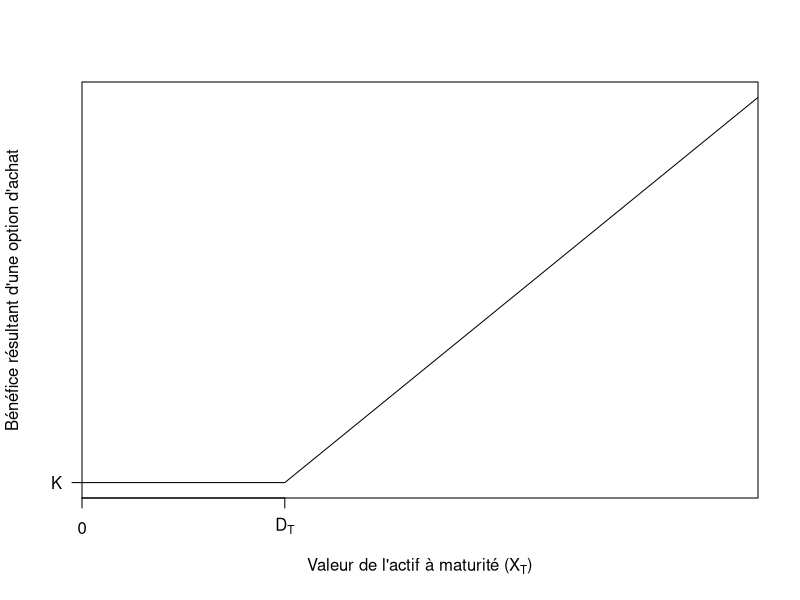
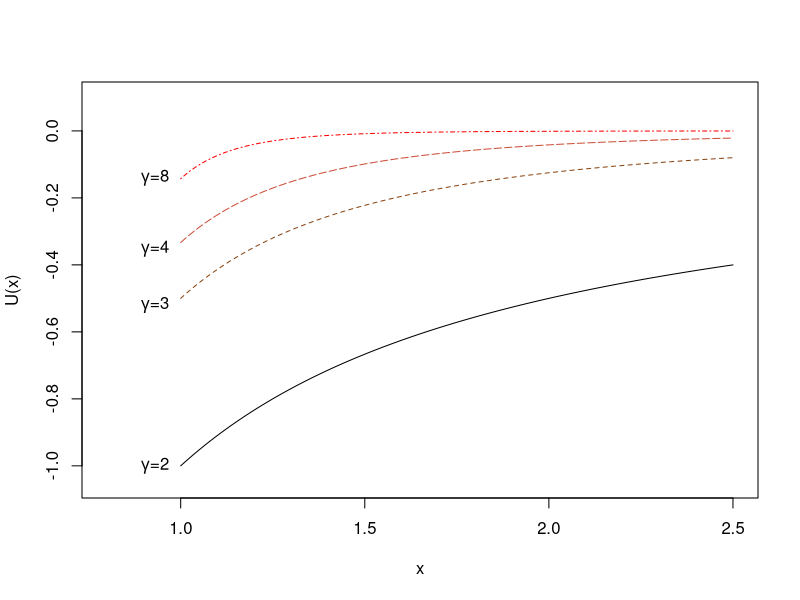
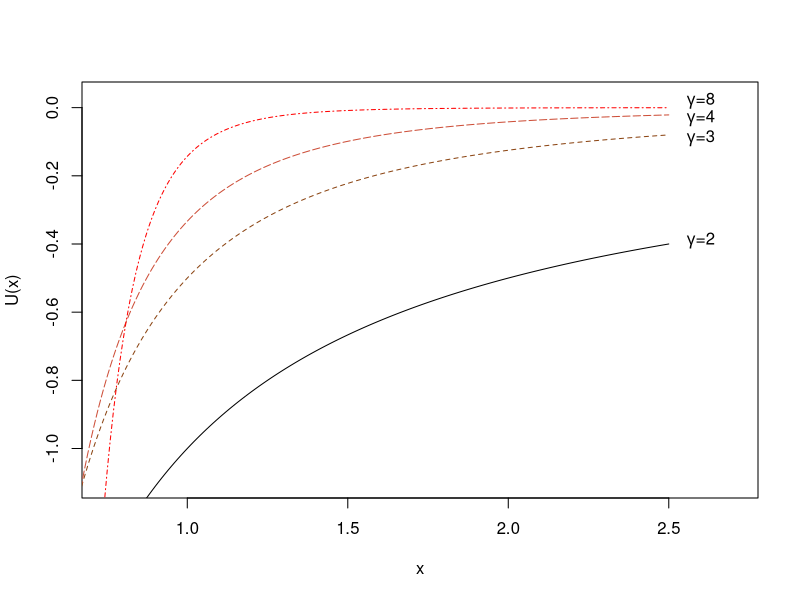
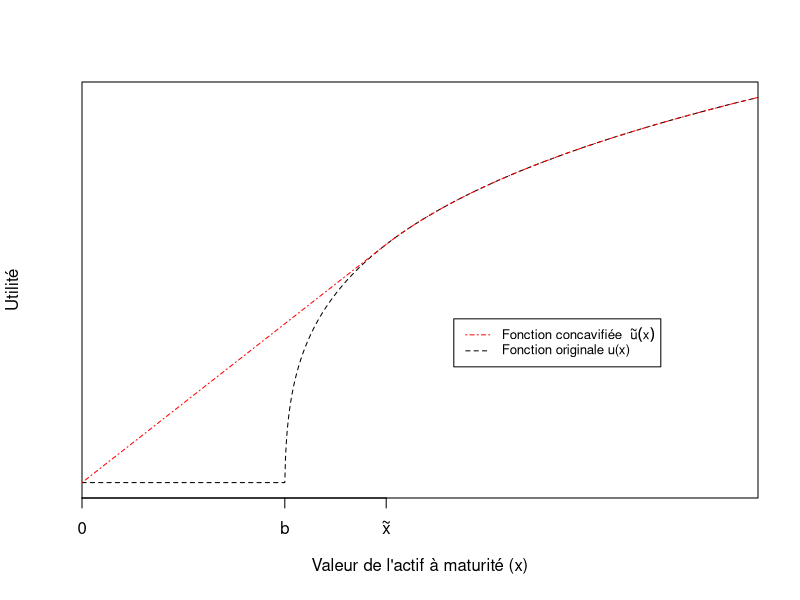
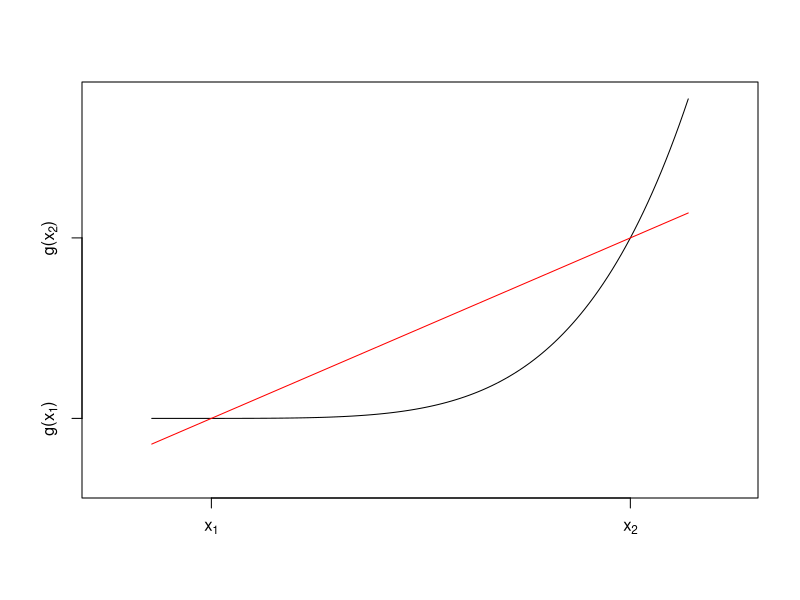
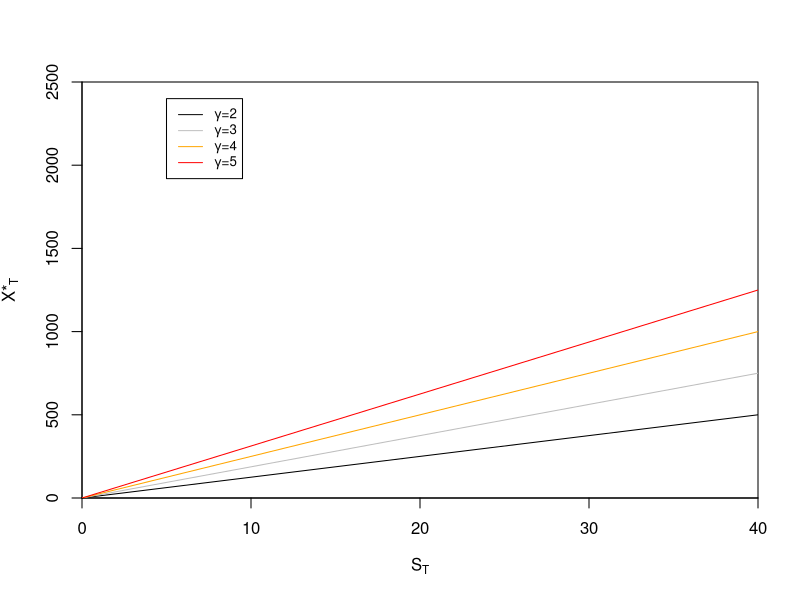
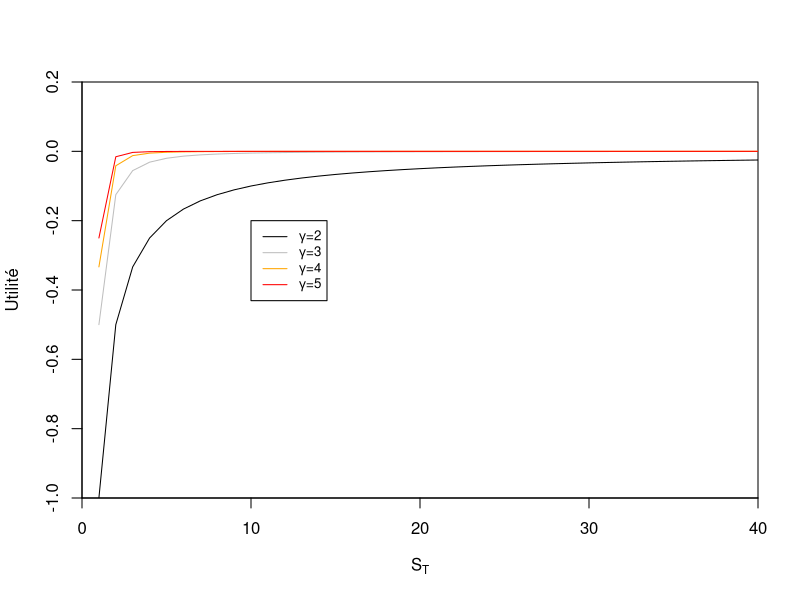
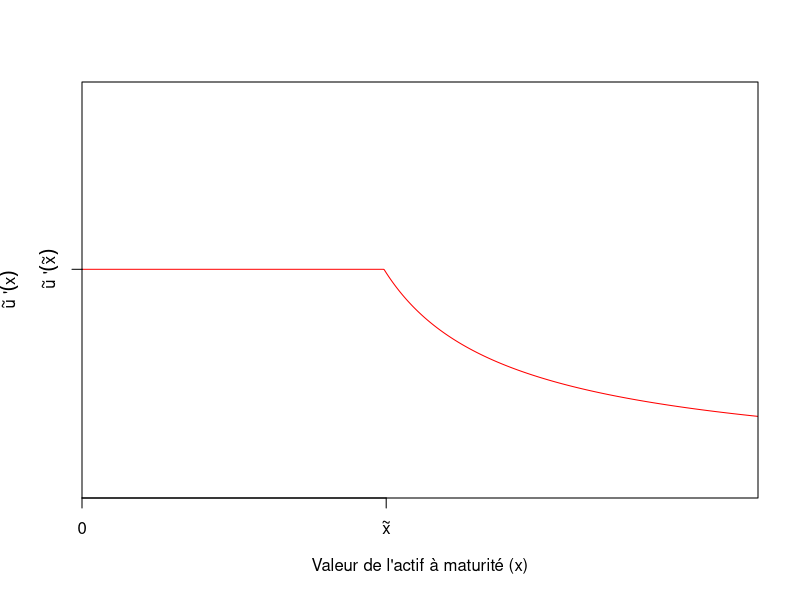

Here is the R script that generated these plots, in order:
#####test ####### MÉMOIRE: Maitrise en Mathématiques Finacières et Actuarielle  #################

library(ggplot2)

# -SECTION 1: Concavification -#

payoff_call<-function(X_T,b,a,K){
  # X_T: valeur du stock à maturité
  # b: Strike value
  # K: valeur initiale du Payoff
  
  # Call de la forme:  a*max(X_T-b,0)+K
  payoff<-a*max(X_T-b,0)+K
  return(payoff)
}
payoff_call(10,5,0.5,8)

P_Utility<-function(X_Tu,gamma){
  res<-(X_Tu)^(1-gamma)/(1-gamma)
  return(res)
}

Find_x_theta_PU<-function(b_o,a_o,K_o,gamma_o){
  f <- function(x) payoff_call(X_T=x,b=b_o,a=a_o,K=K_o)^(-gamma_o)*x*a_o-P_Utility(payoff_call(x,b=b_o,a=a_o,K=K_o),gamma_o)+P_Utility(K_o,gamma_o)        #-Finding the fee
  result<-uniroot(f, c(b_o,b_o+100))$root
  return(result)
}
Find_x_theta_PU(b_o=30,a_o=0.5,K_o=15,gamma_o=4)

P_Utility_con<-function(X_T_con,gamma_c,b_c,a_c,K_c){
  x_theta<-Find_x_theta_PU(b_o=b_c,a_o=a_c,K_o=K_c,gamma_o=gamma_c)
  slope<-(P_Utility(payoff_call(x_theta,b_c,a_c,K_c),gamma_c)-P_Utility(K_c,gamma_c))/(x_theta)
    
  if(X_T_con<=x_theta){Chord<-P_Utility(K_c,gamma_c)+X_T_con*slope}
  else{Chord<-P_Utility(payoff_call(X_T=X_T_con,b=b_c,a=a_c,K=K_c),gamma_c)}
  
  return(Chord)
}


Derivee_P_Utility_con<-function(X_T_con,gamma_c,b_c,a_c,K_c){
  x_theta<-Find_x_theta_PU(b_o=b_c,a_o=a_c,K_o=K_c,gamma_o=gamma_c)
  slope<-(P_Utility(payoff_call(x_theta,b_c,a_c,K_c),gamma_c)-P_Utility(K_c,gamma_c))/(x_theta)
  
  if(X_T_con<=x_theta){Chord<-slope}
  else{Chord<-payoff_call(X_T=X_T_con,b=b_c,a=a_c,K=K_c)^(-gamma_c)*a_c}
  
  return(Chord)
}
  
Convexe_Fun<-function(element){ #Fonction convexe
  res<-(element)^5
  return(res)
}

droite<-function(pente, origine,val_x){
  return(origine+val_x*pente)
}

find_roots<-function(pente1,origine1,beg,end){
  f <- function(x) droite(pente1,origine1,x)-Convexe_Fun(x)
  result1<-uniroot(f, c(beg,end))$root
  return(result1)
}
find_roots(15000,-20000,0,4)

X_opt_given_S<-function(S_T,gamma,sigma,alpha,r){
  result<-(S_T*gamma*sigma^2)/(alpha-r)
  return(result)
}

CRRA<-function(x,gamma){
  result<-(x^(1-gamma)-1)/(1-gamma)
  return(result)
}
####### -SECTION 2: Graphes Concavification -#######
# -Paramètres- #
par_b<-30
par_a<-300
par_K<-15
par_Gamma<-0.75


#-Call Payoff-#
axex<-seq(0,100,1/10)
axey<-lapply(axex,function(x) payoff_call(X_T=x,b=par_b,a=par_a,K=par_K))

#-Utility of a Temrinal Value-#
axey_u<-lapply(axex,function(x) P_Utility(X_Tu=x,gamma=par_Gamma))

#-Utility of a Call Payoff-#
axey_ut<-lapply(axey,function(x) P_Utility(X_Tu=x,gamma=par_Gamma))

#-Concavified Utility of a Call Payoff-#
axey_concav<-lapply(axex,function(x) P_Utility_con(X_T_con=x,gamma_c=par_Gamma,b_c=par_b,a_c=par_a,K_c=par_K))

# -Fonction convexe: Théorique - #
axex2<-seq(0,12,1/10)
axey_convexe<-lapply(axex2,function(x) Convexe_Fun(x))
axey_droite<-lapply(axex2,function(x) droite(11000,-14000,x))

### -GRAPHES- ###
par(mfrow=c(1,1))

# Option d'achat#
plot(axex,axey,ylab = "Bénéfice résultant d'une option d'achat",type='l',lty=1,xlab=expression(paste("Valeur de l'actif à maturité (X"[T],")" )),yaxt = "n" ,xaxt = "n",xaxs="i" )
xtick<-c(0, b=par_b)
axis(side=1, at=xtick,labels=c(0,expression("D"[T])))
axis(side=2, at=par_K,labels=c(expression("K")),las=2)

#Utilité#
axex_Utility<-seq(1,2.5,1/100)
plot(axex_Utility,lapply(axex_Utility,function(x)P_Utility(x,2)),ylab = "U(x)",type='l',lty=1,xlab="x",ylim = c(-1.05,0.1),xlim=c(0.8,2.5))#,yaxt = "n" ,xaxt = "n"
lines(axex_Utility,lapply(axex_Utility,function(x)P_Utility(x,3)),col='saddlebrown',lty=2)
lines(axex_Utility,lapply(axex_Utility,function(x)P_Utility(x,4)),col='tomato3',lty=5)
lines(axex_Utility,lapply(axex_Utility,function(x)P_Utility(x,8)),col='red',lty=4)
text(0.93, -1, labels =  expression(paste(gamma,"=2")))
text(0.93, -0.52, labels =  expression(paste(gamma,"=3")))
text(0.93, -0.35, labels =  expression(paste(gamma,"=4")))
text(0.93, -0.14, labels = expression(paste(gamma,"=8")))

axex_Utility<-seq(0.5,2.5,1/100)
plot(axex_Utility,lapply(axex_Utility,function(x)P_Utility(x,2)),ylab = "U(x)",type='l',lty=1,xlab="x",ylim = c(-1.1,0.03),xlim=c(0.75,2.7))#,yaxt = "n" ,xaxt = "n"
lines(axex_Utility,lapply(axex_Utility,function(x)P_Utility(x,3)),col='saddlebrown',lty=2)
lines(axex_Utility,lapply(axex_Utility,function(x)P_Utility(x,4)),col='tomato3',lty=5)
lines(axex_Utility,lapply(axex_Utility,function(x)P_Utility(x,8)),col='red',lty=4)
text(2.6, -0.39, labels =  expression(paste(gamma,"=2")))
text(2.6, -0.09, labels =  expression(paste(gamma,"=3")))
text(2.6, -0.03, labels =  expression(paste(gamma,"=4")))
text(2.6, 0.02, labels = expression(paste(gamma,"=8")))


#Concavification#
plot(axex,axey_ut,ylab = "Utilité",xlab=expression(paste("Valeur de l'actif à maturité (x)" )),type='l',yaxt = "n" ,xaxt = "n",lty=2,xaxs="i" )
xtick<-c( 0,b=par_b,round(Find_x_theta_PU(b_o=par_b,a_o=par_a,K_o=par_K,gamma_o=par_Gamma),0))
axis(1, at=xtick, labels=c(0 ,"b",expression(tilde(x))))
lines(axex, axey_concav, col = "red",lty=4)
legend(par_b+25, par_K+10, legend=c( expression(paste("Fonction concavifiée  ",tilde(u)(x))), "Fonction originale u(x)"),
       col=c("red", "black"), lty=c(4,2), cex=0.8)

#Fonction convexes#
plot(axex2,axey_convexe,ylab = "",type='l',xlab="", xlim = c(-1,13),ylim = c(-50000,250000),yaxt = "n" ,xaxt = "n")
#abline(-14000,11000,type='l',col='red')
lines(axex2,lapply(axex2,function(x) droite(15000,-20000,x)),col='red')
xtick<-c(find_roots(15000,-20000,0,4),find_roots(15000,-20000,8,12))
axis(1, at=xtick, labels=c(expression(x[1]),expression(x[2])))
ytick<-c(Convexe_Fun(find_roots(15000,-20000,0,4)),Convexe_Fun(find_roots(15000,-20000,8,12)))
axis(2, angle= 45, at=ytick, labels=c(expression(paste("g(x"[1],")")),expression(paste("g(x"[2],")"))))

#X^*_T en fonction de S_T#
par(mfrow=c(1,1))

axex3<-seq(0,40,1)
plot(axex3,lapply(axex3,function(x) X_opt_given_S(x,gamma=2,sigma=0.5,alpha=0.07,r=0.03)),xlab=expression(S[T]),ylab=expression(paste("X","*"[T])),type="l",xaxs="i",yaxs="i",ylim = c(0,2500))
lines(axex3,lapply(axex3,function(x) X_opt_given_S(x,gamma=3,sigma=0.5,alpha=0.07,r=0.03)),col='gray')
lines(axex3,lapply(axex3,function(x) X_opt_given_S(x,gamma=4,sigma=0.5,alpha=0.07,r=0.03)),col='orange')
lines(axex3,lapply(axex3,function(x) X_opt_given_S(x,gamma=5,sigma=0.5,alpha=0.07,r=0.03)),col='red')
legend(5, 2400, legend=c( expression(paste(gamma,"=2")), expression(paste(gamma,"=3")),expression(paste(gamma,"=4")),expression(paste(gamma,"=5"))),
       col=c("black", "gray","orange","red"), lty=c(1,1,1,1), cex=0.8)

plot(axex3,lapply(axex3,function(x) P_Utility(x,gamma=2)),xlab=expression(S[T]),ylab=expression(Utilité),type="l",xaxs="i",yaxs="i",ylim = c(-1,0.2))
lines(axex3,lapply(axex3,function(x) P_Utility(x,gamma=3)),col='gray')
lines(axex3,lapply(axex3,function(x) P_Utility(x,gamma=4)),col='orange')
lines(axex3,lapply(axex3,function(x) P_Utility(x,gamma=5)),col='red')
legend(10, -0.2, legend=c( expression(paste(gamma,"=2")), expression(paste(gamma,"=3")),expression(paste(gamma,"=4")),expression(paste(gamma,"=5"))),
       col=c("black", "gray","orange","red"), lty=c(1,1,1,1), cex=0.8)


#Dérivée de la fonction concavifiée#
plot(axex,lapply(axex,function(x)Derivee_P_Utility_con(X_T_con=x,gamma_c=par_Gamma,b_c=par_b,a_c=par_a,K_c=par_K)),ylab = c( expression(paste(tilde(u)," '",(x)))),xlab=expression(paste("Valeur de l'actif à maturité (x)" )),type='l',col="red" ,xaxt = "n",yaxt = "n",lty=1,xaxs="i",ylim=c(0,1)  )
xtick<-c( 0,round(Find_x_theta_PU(b_o=par_b,a_o=par_a,K_o=par_K,gamma_o=par_Gamma),0))
ytick<-Derivee_P_Utility_con(0,gamma_c=par_Gamma,b_c=par_b,a_c=par_a,K_c=par_K)
axis(1, at=xtick, labels=c(0 ,expression(tilde(x))))
axis(2, at=ytick, labels=c( expression(paste(tilde(u)," '",(tilde(x))))))


##### -TEST SECTION- #####

f <- function(x) x^2-x-4         #-Finding the fee
r<-uniroot(f, c(0,100))

plot(1:10, 1:10, type="l", lty=2, lwd=3)
plot(1:10, 1:10, type="l", lty=1)
plot(axex,axey,ylab = "Résultat de l'option",type='l',lty=3,xlab="Valeur terminale de X",yaxt = "n" ,xaxt = "n")
xtick<-c(0, b=30)

pnorm(0)
